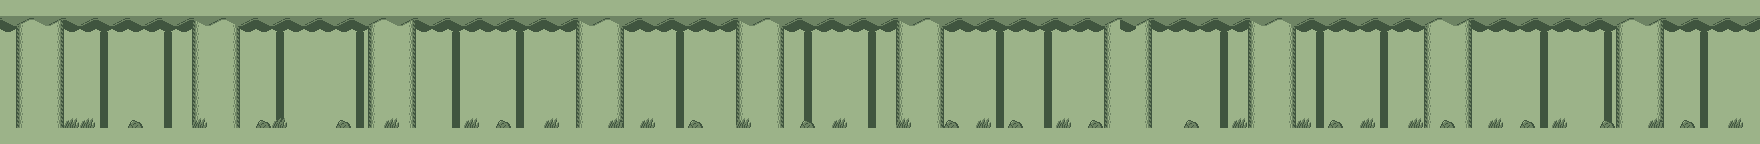

This is a level from a 2D game, rendered from its Tiled map with the project's own tilesets. A one-line summary and the map file follow, with tile-layer data summarised:
An orthogonal 110x9 tile map with 16x16 px tiles, 4 tile layers (back, background, foreground, block) and 123 objects (113x enemy, 6x collision, 2x speed, 2x bgm).

<map version="1.2" tiledversion="1.2.1" orientation="orthogonal" renderorder="right-down" width="110" height="9" tilewidth="16" tileheight="16" infinite="0" nextlayerid="6" nextobjectid="473">
 <tileset firstgid="1" name="back" tilewidth="16" tileheight="16" tilecount="64" columns="8">
  <image source="back.png" trans="ff00ff" width="128" height="128" />
  <tile id="32">
   <objectgroup draworder="index">
    <object id="1" name="collision" type="collision" x="0" y="0" width="16" height="16" />
   </objectgroup>
  </tile>
  <tile id="33">
   <objectgroup draworder="index">
    <object id="1" name="collision" type="collision" x="0" y="0" width="16" height="16" />
   </objectgroup>
  </tile>
  <tile id="34">
   <objectgroup draworder="index">
    <object id="1" name="collision" type="collision" x="0" y="8" width="16" height="8" />
   </objectgroup>
  </tile>
  <tile id="40">
   <objectgroup draworder="index">
    <object id="1" name="collision" type="collision" x="0" y="0" width="16" height="16" />
   </objectgroup>
  </tile>
  <tile id="41">
   <objectgroup draworder="index">
    <object id="1" name="collision" type="collision" x="0" y="0" width="16" height="8" />
   </objectgroup>
  </tile>
  <tile id="42">
   <objectgroup draworder="index">
    <object id="1" name="collision" type="collision" x="0" y="0" width="16" height="16" />
   </objectgroup>
  </tile>
 </tileset>
 <layer id="1" name="back" width="110" height="9">
  <data>[990 cells, 990 non-empty, 1 distinct tile ids]</data>
 </layer>
 <layer id="2" name="background" width="110" height="9">
  <data>[990 cells, 323 non-empty, 4 distinct tile ids]</data>
 </layer>
 <layer id="3" name="foreground" width="110" height="9">
  <data>[990 cells, 147 non-empty, 4 distinct tile ids]</data>
 </layer>
 <layer id="4" name="block" width="110" height="9">
  <data>[990 cells, 274 non-empty, 3 distinct tile ids]</data>
 </layer>
 <objectgroup id="5" name="event">
  <object id="11" name="start" type="speed" x="0" y="0" width="16" height="16">
   <properties>
    <property name="speed" type="float" value="0.25" />
   </properties>
  </object>
  <object id="13" name="stop" type="speed" x="1696" y="0" width="16" height="16">
   <properties>
    <property name="speed" type="float" value="0" />
   </properties>
  </object>
  <object id="87" name="stage4" type="bgm" x="0" y="16" width="16" height="16" />
  <object id="88" name="boss" type="bgm" x="1632" y="0" width="16" height="16" />
  <object id="178" name="butterfly" type="enemy" x="240" y="64" width="16" height="16" />
  <object id="254" name="butterfly" type="enemy" x="256" y="96" width="16" height="16" />
  <object id="255" name="ladybug" type="enemy" x="272" y="48" width="16" height="16" />
  <object id="256" name="ladybug" type="enemy" x="272" y="80" width="16" height="16" />
  <object id="257" name="grasshopper" type="enemy" x="272" y="112" width="16" height="16" />
  <object id="258" name="dragonfly" type="enemy" x="304" y="48" width="16" height="16" />
  <object id="259" name="dragonfly" type="enemy" x="320" y="64" width="16" height="16" />
  <object id="260" name="dragonfly" type="enemy" x="336" y="80" width="16" height="16" />
  <object id="261" name="cicada" type="enemy" x="336" y="64" width="16" height="16" />
  <object id="262" name="grasshopper" type="enemy" x="368" y="16" width="16" height="16" />
  <object id="263" name="bagworm" type="enemy" x="384" y="48" width="16" height="16" />
  <object id="264" name="ladybug" type="enemy" x="384" y="64" width="16" height="16" />
  <object id="265" name="butterfly" type="enemy" x="416" y="80" width="16" height="16" />
  <object id="266" name="cicada" type="enemy" x="448" y="48" width="16" height="16" />
  <object id="267" name="grasshopper" type="enemy" x="464" y="16" width="16" height="16" />
  <object id="268" name="ladybug" type="enemy" x="496" y="32" width="16" height="16" />
  <object id="269" name="ladybug" type="enemy" x="496" y="64" width="16" height="16" />
  <object id="270" name="ladybug" type="enemy" x="496" y="96" width="16" height="16" />
  <object id="271" name="cicada" type="enemy" x="512" y="80" width="16" height="16" />
  <object id="272" name="cicada" type="enemy" x="528" y="48" width="16" height="16" />
  <object id="273" name="grasshopper" type="enemy" x="512" y="112" width="16" height="16" />
  <object id="274" name="grasshopper" type="enemy" x="608" y="16" width="16" height="16" />
  <object id="275" name="grasshopper" type="enemy" x="688" y="16" width="16" height="16" />
  <object id="276" name="grasshopper" type="enemy" x="624" y="112" width="16" height="16" />
  <object id="277" name="grasshopper" type="enemy" x="688" y="112" width="16" height="16" />
  <object id="278" name="butterfly" type="enemy" x="544" y="96" width="16" height="16" />
  <object id="279" name="butterfly" type="enemy" x="560" y="64" width="16" height="16" />
  <object id="280" name="bagworm" type="enemy" x="592" y="48" width="16" height="16" />
  <object id="281" name="hornet" type="enemy" x="624" y="32" width="16" height="16" />
  <object id="282" name="hornet" type="enemy" x="656" y="64" width="16" height="16" />
  <object id="283" name="hornet" type="enemy" x="720" y="64" width="16" height="16" />
  <object id="284" name="hornet" type="enemy" x="688" y="96" width="16" height="16" />
  <object id="285" name="ladybug" type="enemy" x="624" y="64" width="16" height="16" />
  <object id="286" name="ladybug" type="enemy" x="688" y="48" width="16" height="16" />
  <object id="287" name="ladybug" type="enemy" x="688" y="80" width="16" height="16" />
  <object id="288" name="ladybug" type="enemy" x="736" y="96" width="16" height="16" />
  <object id="289" name="ladybug" type="enemy" x="736" y="32" width="16" height="16" />
  <object id="290" name="butterfly" type="enemy" x="672" y="96" width="16" height="16" />
  <object id="291" name="hornet" type="enemy" x="752" y="32" width="16" height="16" />
  <object id="292" name="hornet" type="enemy" x="784" y="64" width="16" height="16" />
  <object id="293" name="hornet" type="enemy" x="816" y="96" width="16" height="16" />
  <object id="294" name="grasshopper" type="enemy" x="752" y="112" width="16" height="16" />
  <object id="295" name="grasshopper" type="enemy" x="784" y="16" width="16" height="16" />
  <object id="296" name="grasshopper" type="enemy" x="944" y="112" width="16" height="16" />
  <object id="297" name="grasshopper" type="enemy" x="976" y="16" width="16" height="16" />
  <object id="298" name="bagworm" type="enemy" x="752" y="48" width="16" height="16" />
  <object id="299" name="bagworm" type="enemy" x="912" y="64" width="16" height="16" />
  <object id="300" name="butterfly" type="enemy" x="768" y="64" width="16" height="16" />
  <object id="301" name="butterfly" type="enemy" x="848" y="80" width="16" height="16" />
  <object id="302" name="butterfly" type="enemy" x="896" y="48" width="16" height="16" />
  <object id="303" name="ladybug" type="enemy" x="800" y="48" width="16" height="16" />
  <object id="304" name="ladybug" type="enemy" x="816" y="64" width="16" height="16" />
  <object id="305" name="ladybug" type="enemy" x="800" y="80" width="16" height="16" />
  <object id="306" name="ladybug" type="enemy" x="848" y="32" width="16" height="16" />
  <object id="307" name="ladybug" type="enemy" x="880" y="64" width="16" height="16" />
  <object id="308" name="ladybug" type="enemy" x="896" y="96" width="16" height="16" />
  <object id="309" name="dragonfly" type="enemy" x="864" y="48" width="16" height="16" />
  <object id="310" name="dragonfly" type="enemy" x="880" y="80" width="16" height="16" />
  </objectgroup>
</map>
<!-- 55 of 123 objects omitted -->